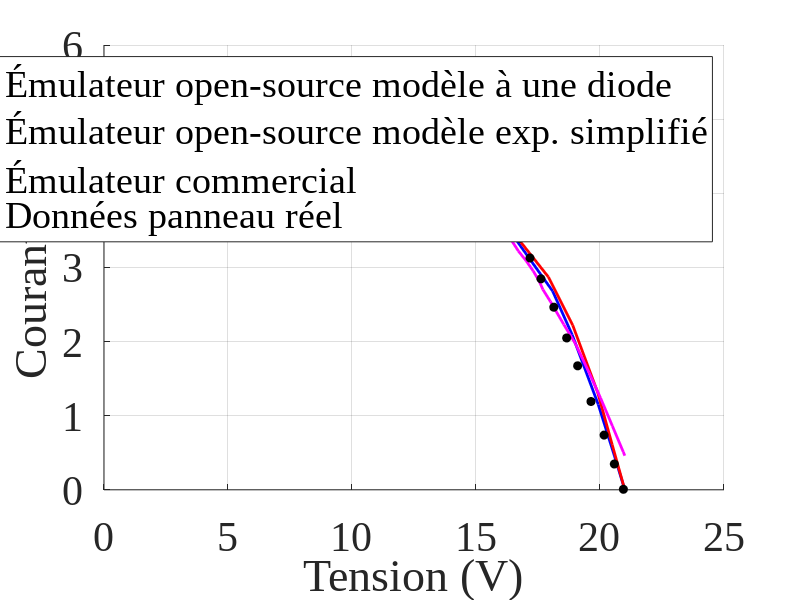

Source code (MATLAB):
% Script MATLAB : comparaison des 3 courbes + points expérimentaux
clear; clc; close all

%% 1) Affichage des trois courbes + points expérimentaux
figure('Color','w','Position',[100 100 900 500]);
hold on; grid on;

% % Émulateur complet
% V_complet = [
%     0
%     13.13;
%     18.31;
%     20.56;
%     21.88;
%     22.68;
%     23.52;
%     24.61;
%     25.46;
%     26.1;
%     26.69;
%     27.24;
%     27.52;
%     27.75;
%     28.18;
% 
%    ];
% 
% I_complet = [
%     4.12;
%     4.03;
%     3.96;
%     3.87;
%     3.72;
%     3.63;
%     3.38;
%     3;
%     2.7;
%     2.19;
%     1.72;
%     0.99;
%     0.59;
%     0.26;
%     0;
% ];

% % Émulateur complet - KC85TS
% V_complete = [
%     0
%     13.20;
%     14.49;
%     15.37;
%     16.52;
%     17.29;
%     18.48;
%     19.51;
%     20.11;
%     20.73;
%     21.23;
%     21.55
%     21.7
% ];
% 
% I_complete = [
%     5.34
%     5.33;
%     5.31;
%     5.28;
%     5.15;
%     5.04;
%     4.29;
%     3.60;
%     2.77;
%     1.85;
%     0.89;
%     0.29
%     0
% ];

% Émulateur complet - Uni‑Solar ES‑62T (S = 1000 W/m^2 et T = 25°C)
V_complete = [
    0
    11.90;
    12.39;
    13.38;
    14.47;
    15.04;
    16.60;
    18.09;
    18.88;
    19.93;
    20.58;
    21;
];

I_complete = [
    5.1;
    4.62;
    4.56;
    4.44;
    4.21;
    4.08;
    3.38;
    2.68;
    2.09;
    1.15;
    0.46;
    0;
];


h1 = plot(V_complete,  I_complete,   '-b',  'LineWidth',2);     
% % Émulateur simple 
% V_simple = [
%     0
%     15.59;
%     17.23;
%     18.55;
%     19.60;
%     20.42;
%     21.61;
%     22.88;
%     24.18;
%     25.40;
%     26.10;
%     26.69;
%     27.49;
%     27.97
%     28.18;
% ];
% 
% I_simple = [
%     4.12;
%     4.08;
%     4.06;
%     4.03;
%     3.98;
%     3.94;
%     3.80;
%     3.63;
%     3.18;
%     2.76;
%     2.27;
%     1.84;
%     0.87;
%     0.26;
%     0;
% ];

% % Émulateur simple - KC85TS
% V_simple = [
%     0
%     13.24;
%     14.25;
%     15.19;
%     15.95;
%     17.23;
%     18.29;
%     19.49;
%     20.09;
%     20.62;
%     21.11;
%     21.58
%     21.7
% ];
% 
% I_simple = [
%     5.34
%     5.31;
%     5.29;
%     5.26;
%     5.20;
%     5.04;
%     4.61;
%     4.06;
%     3.36;
%     2.71;
%     1.48;
%     0.29
%     0
% ];

% Émulateur simple -Uni‑Solar ES‑62T (S = 1000 W/m^2 et T = 25°C)
V_simple = [
    0;
    10.14;
    11.60;
    12.88;
    14.14;
    14.96;
    16.69;
    17.92;
    18.90;
    19.91;
    20.49;
    21;
];

I_simple = [
    5.1;
    4.81;
    4.69;
    4.53;
    4.29;
    4.11;
    3.39;
    2.87;
    2.22;
    1.31;
    0.61;
    0;
];


h2 = plot(V_simple, I_simple, '-r', 'LineWidth',2);  % plot modèle exponentielle simple

% % Émulateur commercial
% V_commercial = [
%     0;
%     1.43;
%     4.82;
%     9.5;
%     15.9;
%     18.72;
%     19.9;
%     20.51;
%     22.06;
%     23.07;
%     23.95;
%     24.58;
%     24.79;
%     25.39;
%     25.90;
%     26.43;
%     27.00;
%     27.57;
%     28.09;
%     28.18;
%    ];
% 
% I_commercial = [
%     4.12;
%     4.11;
%     4.09;
%     4.05;
%     3.97;
%     3.89;
%     3.85;
%     3.83;
%     3.73;
%     3.61;
%     3.37;
%     2.96;
%     2.79;
%     2.3;
%     1.87;
%     1.44;
%     0.97;
%     0.5;
%     0.07;
%     0;
% 
% ];

% Émulateur commercial - Uni‑Solar ES‑62T (S = 1000 W/m^2 et T = 25°C)
V_commercial = [
    0;
    3.05;
    5.95;
    7.42;
    10.72;
    11.25;
    12.2;
    12.93;
    13.54;
    14.22;
    14.28;
    14.6;
    14.9;
    15.08;
    15.31;
    15.63;
    15.84;
    16.05;
    16.26;
    16.46;
    16.71;
    17.02;
    17.31;
    17.54;
    17.7;
    18;
    18.54;
    19.01;
    19.56;
    20.02;
    20.5;
    20.94;
    21.00
];

I_commercial = [
    5.02;
    4.99;
    4.89;
    4.82;
    4.61;
    4.57;
    4.48;
    4.40;
    4.32;
    4.22;
    4.21;
    4.15;
    3.99;
    3.89;
    3.76;
    3.68;
    3.59;
    3.51;
    3.43;
    3.35;
    3.22;
    3.09;
    2.95;
    2.82;
    2.70;
    2.54;
    2.23;
    1.97;
    1.58;
    1.24;
    0.86;
    0.51;
    0.46
];

h3 = plot(V_commercial, I_commercial, '-m', 'LineWidth', 2);  % plot émulateur commercial

% % Données panneau réel
% tension_orig = [
%     4.440892098500626e-16;
%     2.748058671268336;
%     4.726056945642801;
%     6.688955996548755;
%     8.531061259706648;
%     10.388265746333053;
%     12.215271786022441;
%     14.057377049180333;
%     15.89948231233823;
%     17.726488352027623;
%     19.432700603968943;
%     21.25970664365834;
%     22.81492666091458;
%     24.21915444348578;
%     25.351596203623835;
%     26.197152717860224;
%     26.77092320966351;
%     27.32959447799829;
%     27.722174288179477;
%     28.175150992234713
% ];
% 
% courant_orig = [
%     4.124478442280946;
%     4.118219749652294;
%     4.118219749652295;
%     4.124478442280946;
%     4.118219749652294;
%     4.118219749652294;
%     4.055632823365785;
%     4.055632823365784;
%     3.9993045897079256;
%     3.9993045897079265;
%     3.9993045897079256;
%     3.880389429763558;
%     3.6488178025034763;
%     3.235744089012516;
%     2.7162726008344906;
%     2.1842837273991638;
%     1.6648122392211393;
%     1.0764951321279526;
%     0.4819193324061164;
%     0.006258692628648532
% ];

% % Données panneau réel - KC85TS
% 
% V_pannel = [
%     0.022348;
%     2.805293;
%     5.094829;
%     6.772498;
%     8.805455;
%     10.463411;
%     12.397684;
%     14.430690;
%     15.378120;
%     16.029497;
%     16.384810;
%     16.661175;
%     16.878341;
%     17.075832;
%     17.253636;
%     17.470986;
%     17.629138;
%     17.886134;
%     18.103669;
%     18.341001;
%     18.736670;
%     18.875183;
%     19.112663;
%     19.271036;
%     19.429519;
%     19.607825;
%     19.805966;
%     20.004082;
%     20.261777;
%     20.400719;
%     20.777558;
%     21.115022;
%     21.333500;
%     21.472663;
%     21.611790
% ];
% 
% I_pannel = [
%     5.206208;
%     5.190956;
%     5.172038;
%     5.160649;
%     5.141763;
%     5.122924;
%     5.104050;
%     5.070257;
%     5.051506;
%     5.032791;
%     5.017840;
%     5.002899;
%     4.984239;
%     4.946947;
%     4.894751;
%     4.820190;
%     4.741909;
%     4.615169;
%     4.484708;
%     4.335610;
%     4.052331;
%     3.944239;
%     3.750421;
%     3.605059;
%     3.426158;
%     3.221167;
%     2.986360;
%     2.759006;
%     2.419843;
%     2.181317;
%     1.622264;
%     1.033402;
%     0.615983;
%     0.310376;
%     0.015949
% ];

% Données panneau réel - Uni‑Solar ES‑62T (S = 1000 W/m^2 et T = 25°C)
V_pannel = [
    0.02882096069869089;
    0.8934497816593896;
    1.9021834061135388;
    2.786026200873363;
    3.881222707423584;
    5.0340611353711795;
    6.052401746724891;
    7.041921397379914;
    7.9930131004366824;
    9.14585152838428;
    10.231441048034936;
    11.211353711790395;
    11.845414847161571;
    12.546724890829696;
    13.103930131004367;
    13.584279475982532;
    14.083842794759827;
    14.535371179039304;
    14.929257641921398;
    15.265502183406111;
    15.668995633187771;
    16.034061135371175;
    16.379912663755455;
    16.764192139737993;
    17.177292576419212;
    17.619213973799127;
    18.137991266375543;
    18.656768558951967;
    19.09868995633188;
    19.636681222707423;
    20.165065502183403;
    20.57816593886463;
    20.943231441048034
];

I_pannel = [
    5.0629729729729736;
    5.027837837837839;
    4.98918918918919;
    4.954054054054055;
    4.908378378378379;
    4.862702702702704;
    4.8205405405405415;
    4.781891891891893;
    4.72918918918919;
    4.672972972972974;
    4.616756756756757;
    4.567567567567568;
    4.532432432432433;
    4.4972972972972975;
    4.448108108108109;
    4.391891891891893;
    4.32864864864865;
    4.247837837837839;
    4.152972972972973;
    4.058108108108109;
    3.921081081081082;
    3.7735135135135143;
    3.5978378378378384;
    3.3940540540540547;
    3.1270270270270273;
    2.8459459459459464;
    2.4629729729729735;
    2.0483783783783784;
    1.6724324324324327;
    1.191081081081081;
    0.7378378378378381;
    0.3478378378378384;
    0.007027027027026733
];

h4 = plot(V_pannel, I_pannel, 'ko', ...      % plot données panneau réel
          'MarkerSize',6, 'MarkerFaceColor','k');

xlabel('Tension (V)', 'FontSize', 30);
ylabel('Courant (A)', 'FontSize', 30); 
legend([h1 h2 h3 h4], ...
       {'Émulateur open-source modèle à une diode', 'Émulateur open-source modèle exp. simplifié', 'Émulateur commercial', 'Données panneau réel'}, ...
       'Location','best');

% Configurations de police pour les graduations des axes
set(gca, 'FontSize', 30); % Adjusted font size based on your image


% Apply Times New Roman font to all text elements
set(findall(gcf, '-property','FontName'),'FontName','Times New Roman');
set(findall(gca, '-property','FontName'),'FontName','Times New Roman');

hold off; % Relâcher le tracé